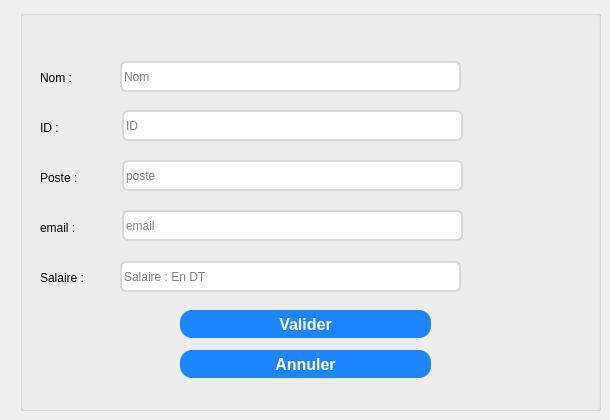
      <widget class="QWidget" name="tab_11">
       <property name="styleSheet">
        <string notr="true">background: url(:/img/img/test.jpg);</string>
       </property>
       <attribute name="title">
        <string>Ajouter</string>
       </attribute>
       <widget class="QGroupBox" name="groupBox_11">
        <property name="geometry">
         <rect>
          <x>20</x>
          <y>10</y>
          <width>581</width>
          <height>401</height>
         </rect>
        </property>
        <property name="styleSheet">
         <string notr="true">/* Style for a QGroupBox for login information */
QGroupBox {
    border: 2px solid #bdc3c7; /* Border with default color */
    border-radius: 8px; /* Rounded corners */
    margin-top: 10px; /* Top margin */
    background-color: #ffffff;
; /* Background color */
}

/* Style for the title of the QGroupBox */
QGroupBox::title {
    subcontrol-origin: margin;
    subcontrol-position: top left;
    left: 10px; /* Offset the title to the left */
    padding: 0 5px; /* Internal padding for the title */
    font-size: 16px; /* Title font size */
    color: #2c3e50; /* Title text color */

}a
</string>
        </property>
        <property name="title">
         <string/>
        </property>
        <widget class="QLabel" name="label_29">
         <property name="geometry">
          <rect>
           <x>20</x>
           <y>60</y>
           <width>56</width>
           <height>16</height>
          </rect>
         </property>
         <property name="styleSheet">
          <string notr="true">font: 87 9pt &quot;Arial Black&quot;;</string>
         </property>
         <property name="text">
          <string>Nom :</string>
         </property>
        </widget>
        <widget class="QLabel" name="label_30">
         <property name="geometry">
          <rect>
           <x>20</x>
           <y>110</y>
           <width>56</width>
           <height>16</height>
          </rect>
         </property>
         <property name="styleSheet">
          <string notr="true">font: 87 9pt &quot;Arial Black&quot;;</string>
         </property>
         <property name="text">
          <string>ID :</string>
         </property>
        </widget>
        <widget class="QLabel" name="label_31">
         <property name="geometry">
          <rect>
           <x>20</x>
           <y>160</y>
           <width>101</width>
           <height>16</height>
          </rect>
         </property>
         <property name="styleSheet">
          <string notr="true">font: 87 9pt &quot;Arial Black&quot;;</string>
         </property>
         <property name="text">
          <string>Poste :</string>
         </property>
        </widget>
        <widget class="QLabel" name="label_32">
         <property name="geometry">
          <rect>
           <x>20</x>
           <y>210</y>
           <width>56</width>
           <height>16</height>
          </rect>
         </property>
         <property name="styleSheet">
          <string notr="true">font: 87 9pt &quot;Arial Black&quot;;</string>
         </property>
         <property name="text">
          <string>email :</string>
         </property>
        </widget>
        <widget class="QLabel" name="label_33">
         <property name="geometry">
          <rect>
           <x>20</x>
           <y>260</y>
           <width>121</width>
           <height>16</height>
          </rect>
         </property>
         <property name="styleSheet">
          <string notr="true">font: 87 9pt &quot;Arial Black&quot;;</string>
         </property>
         <property name="text">
          <string>Salaire :</string>
         </property>
        </widget>
        <widget class="QLineEdit" name="le_nom_3">
         <property name="geometry">
          <rect>
           <x>100</x>
           <y>51</y>
           <width>341</width>
           <height>31</height>
          </rect>
         </property>
         <property name="styleSheet">
          <string notr="true">



position: absolute;
width: 428px;
height: 50px;
left: 1122px;
top: 327px;
background-color: #ffffff;

border: 2px solid #D9D9D9;
border-radius: 6px;
</string>
         </property>
         <property name="placeholderText">
          <string>Nom</string>
         </property>
        </widget>
        <widget class="QLineEdit" name="le_id_3">
         <property name="geometry">
          <rect>
           <x>102</x>
           <y>100</y>
           <width>341</width>
           <height>31</height>
          </rect>
         </property>
         <property name="styleSheet">
          <string notr="true">


position: absolute;
width: 428px;
height: 50px;
left: 1122px;
top: 327px;
background-color: #ffffff;

border: 2px solid #D9D9D9;
border-radius: 6px;
</string>
         </property>
         <property name="placeholderText">
          <string>ID</string>
         </property>
        </widget>
        <widget class="QLineEdit" name="le_poste">
         <property name="geometry">
          <rect>
           <x>102</x>
           <y>150</y>
           <width>341</width>
           <height>31</height>
          </rect>
         </property>
         <property name="styleSheet">
          <string notr="true">

position: absolute;
width: 428px;
height: 50px;
left: 1122px;
top: 327px;
background-color: #ffffff;

border: 2px solid #D9D9D9;
border-radius: 6px;
</string>
         </property>
         <property name="text">
          <string/>
         </property>
         <property name="placeholderText">
          <string>poste</string>
         </property>
        </widget>
        <widget class="QLineEdit" name="le_mail">
         <property name="geometry">
          <rect>
           <x>102</x>
           <y>200</y>
           <width>341</width>
           <height>31</height>
          </rect>
         </property>
         <property name="styleSheet">
          <string notr="true">


position: absolute;
width: 428px;
height: 50px;
left: 1122px;
top: 327px;
background-color: #ffffff;

border: 2px solid #D9D9D9;
border-radius: 6px;
</string>
         </property>
         <property name="placeholderText">
          <string>email</string>
         </property>
        </widget>
        <widget class="QLineEdit" name="le_salaire">
         <property name="geometry">
          <rect>
           <x>100</x>
           <y>251</y>
           <width>341</width>
           <height>31</height>
          </rect>
         </property>
         <property name="styleSheet">
          <string notr="true">

position: absolute;
width: 428px;
height: 50px;
left: 1122px;
top: 327px;
background-color: #ffffff;

border: 2px solid #D9D9D9;
border-radius: 6px;
</string>
         </property>
         <property name="placeholderText">
          <string>Salaire : En DT</string>
         </property>
        </widget>
        <widget class="QPushButton" name="pushButton_16">
         <property name="geometry">
          <rect>
           <x>160</x>
           <y>300</y>
           <width>251</width>
           <height>28</height>
          </rect>
         </property>
         <property name="sizePolicy">
          <sizepolicy hsizetype="Preferred" vsizetype="Preferred">
           <horstretch>0</horstretch>
           <verstretch>0</verstretch>
          </sizepolicy>
         </property>
         <property name="minimumSize">
          <size>
           <width>93</width>
           <height>28</height>
          </size>
         </property>
         <property name="styleSheet">
          <string notr="true">QPushButton{
	padding: 0px 16px;


width: 86px;
height: 48px;
left: 1996px;
top: 64px;

/* Blue/50 */
background: rgb(28,133,255);
border-radius: 12px;


/* Button */

width: 54px;
height: 24px;

font-family: 'Inter';
font-style: normal;
font-weight: 800;
font-size: 16px;
line-height: 24px;
/* identical to box height, or 150% */

/* Base/100 */
color: white;
font: 87 8.5pt &quot;Segoe UI Black&quot;;
}

QPushButton:hover{
	padding: 0px 16px;


width: 86px;
height: 48px;
left: 1996px;
top: 64px;

/* Blue/50 */
background: #0B28C2;
border-radius: 12px;


/* Button */

width: 54px;
height: 24px;

font-family: 'Inter';
font-style: normal;
font-weight: 800;
font-size: 16px;
line-height: 24px;
/* identical to box height, or 150% */

/* Base/100 */
color: white;
}


QPushButton:pressed{
	padding: 0px 16px;


width: 86px;
height: 48px;
left: 1996px;
top: 64px;

/* Blue/50 */
background: #081E91;
border-radius: 12px;


/* Button */

width: 54px;
height: 24px;

font-family: 'Inter';
font-style: normal;
font-weight: 800;
font-size: 16px;
line-height: 24px;
/* identical to box height, or 150% */

/* Base/100 */
color: white;
}

</string>
         </property>
         <property name="text">
          <string>Valider</string>
         </property>
        </widget>
        <widget class="QPushButton" name="pushButton_26">
         <property name="geometry">
          <rect>
           <x>160</x>
           <y>340</y>
           <width>251</width>
           <height>28</height>
          </rect>
         </property>
         <property name="sizePolicy">
          <sizepolicy hsizetype="Preferred" vsizetype="Preferred">
           <horstretch>0</horstretch>
           <verstretch>0</verstretch>
          </sizepolicy>
         </property>
         <property name="minimumSize">
          <size>
           <width>93</width>
           <height>28</height>
          </size>
         </property>
         <property name="styleSheet">
          <string notr="true">QPushButton{
	padding: 0px 16px;


width: 86px;
height: 48px;
left: 1996px;
top: 64px;

/* Blue/50 */
background: rgb(28,133,255);
border-radius: 12px;


/* Button */

width: 54px;
height: 24px;

font-family: 'Inter';
font-style: normal;
font-weight: 800;
font-size: 16px;
line-height: 24px;
/* identical to box height, or 150% */

/* Base/100 */
color: white;
font: 87 8.5pt &quot;Segoe UI Black&quot;;
}

QPushButton:hover{
	padding: 0px 16px;


width: 86px;
height: 48px;
left: 1996px;
top: 64px;

/* Blue/50 */
background: #0B28C2;
border-radius: 12px;


/* Button */

width: 54px;
height: 24px;

font-family: 'Inter';
font-style: normal;
font-weight: 800;
font-size: 16px;
line-height: 24px;
/* identical to box height, or 150% */

/* Base/100 */
color: white;
}


QPushButton:pressed{
	padding: 0px 16px;


width: 86px;
height: 48px;
left: 1996px;
top: 64px;

/* Blue/50 */
background: #081E91;
border-radius: 12px;


/* Button */

width: 54px;
height: 24px;

font-family: 'Inter';
font-style: normal;
font-weight: 800;
font-size: 16px;
line-height: 24px;
/* identical to box height, or 150% */

/* Base/100 */
color: white;
}

</string>
         </property>
         <property name="text">
          <string>Annuler</string>
         </property>
        </widget>
       </widget>
      </widget>
